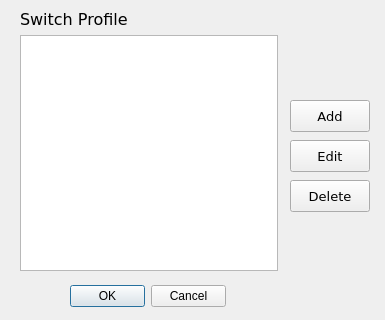
<?xml version="1.0" encoding="UTF-8"?>
<ui version="4.0">
 <class>Dialog</class>
 <widget class="QDialog" name="Dialog">
  <property name="geometry">
   <rect>
    <x>0</x>
    <y>0</y>
    <width>385</width>
    <height>320</height>
   </rect>
  </property>
  <property name="minimumSize">
   <size>
    <width>385</width>
    <height>320</height>
   </size>
  </property>
  <property name="windowTitle">
   <string>Dialog</string>
  </property>
  <widget class="QPushButton" name="btn_new">
   <property name="geometry">
    <rect>
     <x>290</x>
     <y>100</y>
     <width>80</width>
     <height>32</height>
    </rect>
   </property>
   <property name="font">
    <font>
     <family>Verdana</family>
     <pointsize>10</pointsize>
    </font>
   </property>
   <property name="text">
    <string>Add</string>
   </property>
   <property name="icon">
    <iconset>
     <normaloff>icons/plus.png</normaloff>icons/plus.png</iconset>
   </property>
   <property name="iconSize">
    <size>
     <width>16</width>
     <height>16</height>
    </size>
   </property>
  </widget>
  <widget class="QPushButton" name="btn_edit">
   <property name="geometry">
    <rect>
     <x>290</x>
     <y>140</y>
     <width>80</width>
     <height>32</height>
    </rect>
   </property>
   <property name="font">
    <font>
     <family>Verdana</family>
     <pointsize>10</pointsize>
    </font>
   </property>
   <property name="text">
    <string>Edit</string>
   </property>
   <property name="icon">
    <iconset>
     <normaloff>icons/edit.png</normaloff>icons/edit.png</iconset>
   </property>
   <property name="iconSize">
    <size>
     <width>16</width>
     <height>16</height>
    </size>
   </property>
  </widget>
  <widget class="QPushButton" name="btn_delete">
   <property name="geometry">
    <rect>
     <x>290</x>
     <y>180</y>
     <width>80</width>
     <height>32</height>
    </rect>
   </property>
   <property name="font">
    <font>
     <family>Verdana</family>
     <pointsize>10</pointsize>
    </font>
   </property>
   <property name="text">
    <string>Delete</string>
   </property>
   <property name="icon">
    <iconset>
     <normaloff>icons/delete.png</normaloff>icons/delete.png</iconset>
   </property>
   <property name="iconSize">
    <size>
     <width>16</width>
     <height>16</height>
    </size>
   </property>
  </widget>
  <widget class="QDialogButtonBox" name="buttonBox">
   <property name="geometry">
    <rect>
     <x>70</x>
     <y>285</y>
     <width>156</width>
     <height>23</height>
    </rect>
   </property>
   <property name="layoutDirection">
    <enum>Qt::LeftToRight</enum>
   </property>
   <property name="orientation">
    <enum>Qt::Horizontal</enum>
   </property>
   <property name="standardButtons">
    <set>QDialogButtonBox::Cancel|QDialogButtonBox::Ok</set>
   </property>
  </widget>
  <widget class="QWidget" name="layoutWidget">
   <property name="geometry">
    <rect>
     <x>20</x>
     <y>10</y>
     <width>258</width>
     <height>261</height>
    </rect>
   </property>
   <layout class="QVBoxLayout" name="verticalLayout">
    <item>
     <widget class="QLabel" name="label">
      <property name="sizePolicy">
       <sizepolicy hsizetype="Preferred" vsizetype="Preferred">
        <horstretch>0</horstretch>
        <verstretch>0</verstretch>
       </sizepolicy>
      </property>
      <property name="font">
       <font>
        <family>Verdana</family>
        <pointsize>12</pointsize>
       </font>
      </property>
      <property name="text">
       <string>Switch Profile</string>
      </property>
     </widget>
    </item>
    <item>
     <widget class="QListWidget" name="listWidget">
      <property name="font">
       <font>
        <pointsize>12</pointsize>
       </font>
      </property>
     </widget>
    </item>
   </layout>
  </widget>
 </widget>
 <resources/>
 <connections>
  <connection>
   <sender>buttonBox</sender>
   <signal>accepted()</signal>
   <receiver>Dialog</receiver>
   <slot>accept()</slot>
   <hints>
    <hint type="sourcelabel">
     <x>248</x>
     <y>254</y>
    </hint>
    <hint type="destinationlabel">
     <x>157</x>
     <y>274</y>
    </hint>
   </hints>
  </connection>
  <connection>
   <sender>buttonBox</sender>
   <signal>rejected()</signal>
   <receiver>Dialog</receiver>
   <slot>reject()</slot>
   <hints>
    <hint type="sourcelabel">
     <x>316</x>
     <y>260</y>
    </hint>
    <hint type="destinationlabel">
     <x>286</x>
     <y>274</y>
    </hint>
   </hints>
  </connection>
 </connections>
</ui>
